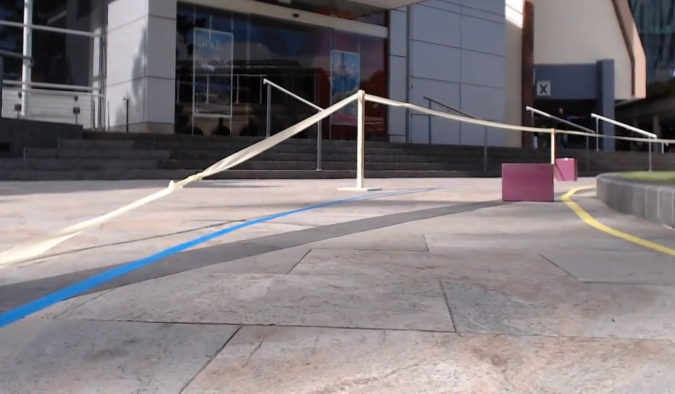
#> input picture image.jpg, 1349 x 787 px, given in place of video1.mp4, which was not available (shown at 1/2 size)
$ python detector.py
#> lines starting #> are read from the running program, lines starting #| are printed output that depends on the picture; after the words box and inside, x2 and y2 are one past the last pixel; in counts of white or black regions, pixels touching at a corner belong together; pictures that were not available may be replaced by others from this repository, and a replacement may not be noted
import numpy as np
import argparse
import cv2

# Name of Video to Open. Works well on 1,2,6
videonumber = 1
url = ('Videos/video' + str(videonumber) + '.mp4')

# Loading Video
cap = cv2.VideoCapture(url)
ret, image = cap.read()
#> image is the input picture: shape (787, 1349, 3); mean B, G, R 122.9, 119.7, 126
lv = 0
rv = 0
while(True):
    if (cap.isOpened()):
        try:
            # Reads image of video and adds border to remove horizon
            ret, image = cap.read()
            image2 = image[430:720,0:960]
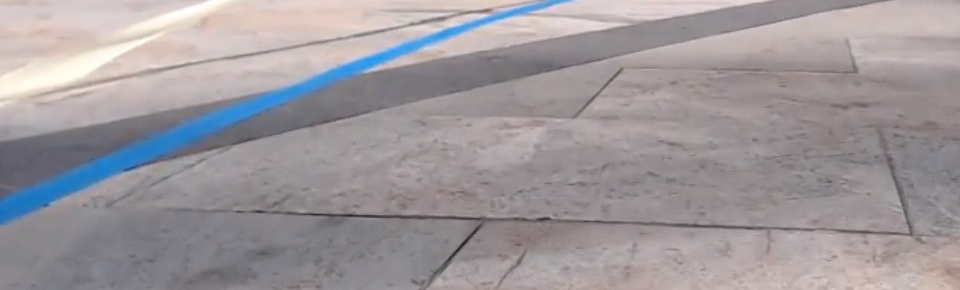
#> image2: shape (290, 960, 3); mean B, G, R 156.1, 152.4, 158.3
            bordersize = 430
            image2 = cv2.copyMakeBorder(image2, top = bordersize, bottom = 0, left = 0, right = 0, borderType = cv2.BORDER_CONSTANT, value = [0,0,0])
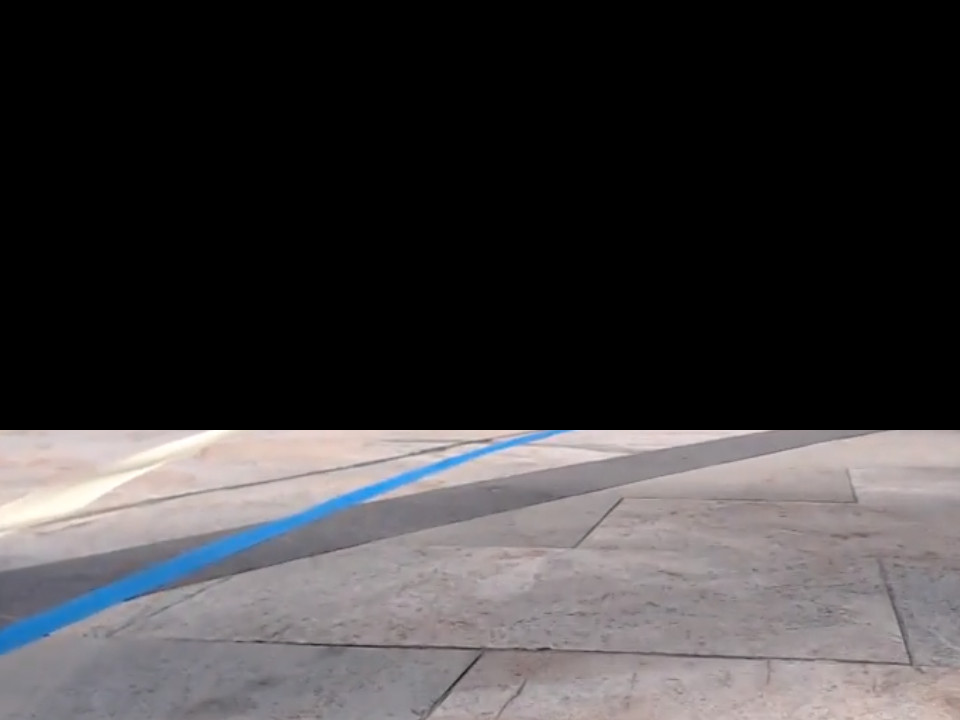
#> image2: shape (720, 960, 3); mean B, G, R 62.9, 61.4, 63.8

            # Define Colour boundaries and apply masks
            # Will need to work with hsl values instead of rgb for better accuracy
            grey_image = cv2.cvtColor(image2, cv2.COLOR_BGR2GRAY)
            lower_purple = np.array([90,70,100], dtype = "uint8")
            upper_purple = np.array([165,130,210], dtype = "uint8")
            lower_yellow = np.array([100,200,200], dtype = "uint8")
            upper_yellow = np.array([180,255,255], dtype = "uint8")
            lower_blue = np.array([100, 40, 4], dtype="uint8")
            upper_blue = np.array([255, 185, 80], dtype="uint8")
            mask_blue = cv2.inRange(image, lower_blue, upper_blue)
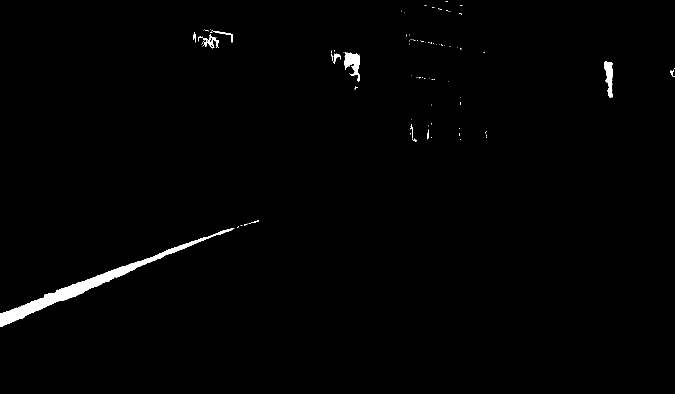
#> mask_blue: shape (787, 1349) (shown at 1/2 size); 0.96% white; 102 white regions (89 under 20 px), largest, box (x1, y1, x2, y2) and area: (0, 456, 469, 654) 7390, (688, 105, 719, 164) 949, (1208, 122, 1226, 196) 785
            mask_yellow = cv2.inRange(image, lower_yellow, upper_yellow)
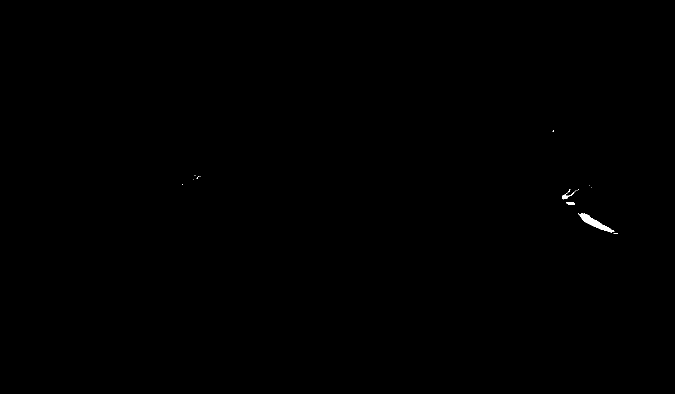
#> mask_yellow: shape (787, 1349) (shown at 1/2 size); 0.1% white; 15 white regions (12 under 20 px), largest, box (x1, y1, x2, y2) and area: (1156, 427, 1229, 466) 794, (1124, 379, 1153, 399) 134, (1132, 404, 1150, 410) 78
            mask_purple = cv2.inRange(image, lower_purple, upper_purple)
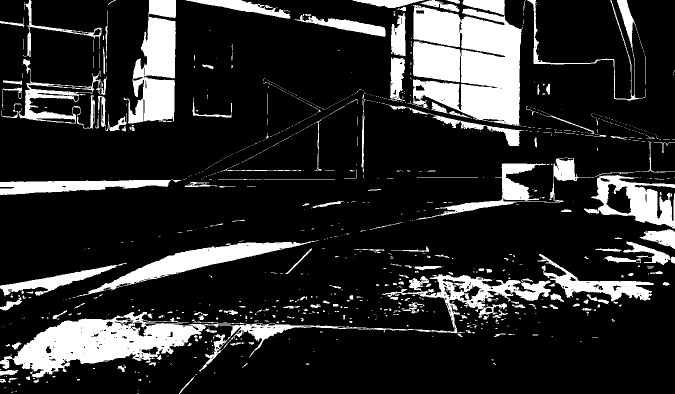
#> mask_purple: shape (787, 1349) (shown at 1/2 size); 17.2% white; 1151 white regions (947 under 20 px), largest, box (x1, y1, x2, y2) and area: (0, 549, 1102, 757) 37716, (815, 0, 1046, 252) 35175, (247, 0, 352, 247) 15751
            mask_yw = cv2.bitwise_or(mask_blue, mask_yellow)
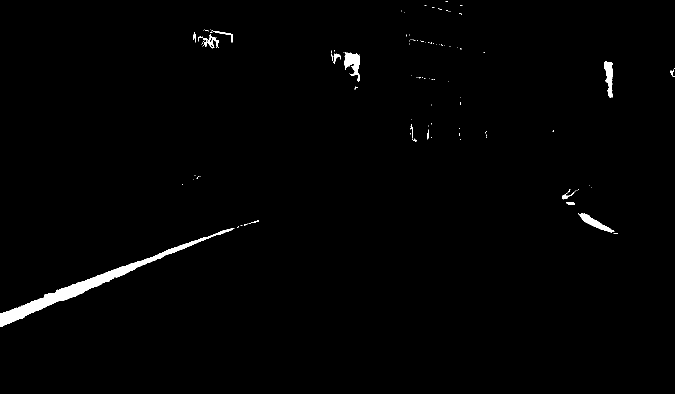
#> mask_yw: shape (787, 1349) (shown at 1/2 size); 1.1% white; 117 white regions (101 under 20 px), largest, box (x1, y1, x2, y2) and area: (0, 456, 469, 654) 7390, (688, 105, 719, 164) 949, (1156, 427, 1229, 466) 794

            mask_image = cv2.bitwise_and(grey_image, mask_yw)
            mask_image = cv2.cvtColor(mask_image, cv2.COLOR_GRAY2BGR) #need 3 colour chanels for hstack

            # Smooth out the image
            kernel_size = 5
            blur_image = cv2.GaussianBlur(mask_image, (kernel_size, kernel_size), 0)

            # Basic Edge Detection (not implemented)
            low_threshold = 50
            high_threshold = 150
            canny_image = cv2.Canny(blur_image, low_threshold, high_threshold)
            canny_image = cv2.cvtColor(canny_image, cv2.COLOR_GRAY2BGR)

            # Stack source image with lane image and display
            def laneDetect(numbers):
                numbers = numbers.flatten()
                value = 0
                count = 0
                for i in range(300):
                    if (numbers[i] > 0):
                        value = value + 1 * i
                        count = count + 1
                if(count > 0):
                    value = (int) (value / count)
                return value

            leftPixels =  cv2.cvtColor(blur_image[500:501,100:400], cv2.COLOR_BGR2GRAY)
            rightPixels =  cv2.cvtColor(blur_image[500:501, (960 - 400): (960 - 100)], cv2.COLOR_BGR2GRAY)
            if(laneDetect(leftPixels) > 0 or lv == None):
                lv = laneDetect(leftPixels)
            if(laneDetect(rightPixels) > 0 or rv == None):
                rv = laneDetect(rightPixels)


            #cv2.line(image, (100,500), (400, 500), (0,255,0), 2, 8, 0)
            #cv2.line(image, (960 - 400,500), (960 - 100, 500), (0,255,0), 2, 8, 0)
            cv2.line(blur_image, (100,500), (400, 500), (0,255,0), 2, 8, 0)
            cv2.line(blur_image, (960 - 400,500), (960 - 100, 500), (0,255,0), 2, 8, 0)

            cv2.line(blur_image, ((100 + lv), 450), ((100 + lv), 550 ) , (255,100,0), 2, 8, 0)
            cv2.line(blur_image, ((560 + rv), 450), ((560 + rv), 550 ) , (255,100,0), 2, 8, 0)


            display = np.hstack((image, blur_image))
            display = cv2.resize(display, (1080,500))
            cv2.imshow("Lane Detection", display)
            cv2.waitKey(50)


        except cv2.error as e:
            print("Couldnt load next image: %s" % (e))
    else:
        print("----------unable to open cap. incoming crash----------------")

        exit()
